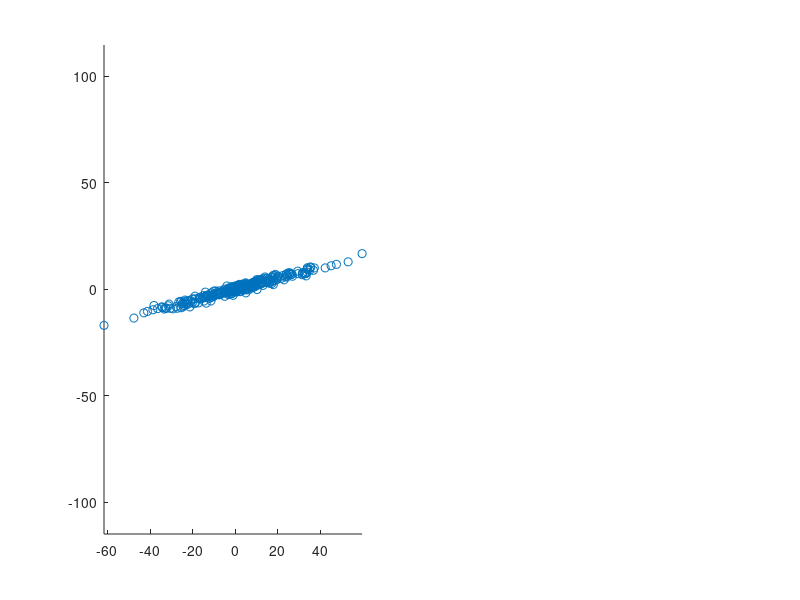

This chart was generated by the following MATLAB code: (Note: this script raises an error after producing the figure.)

% Normal distribution rotated and scaled.
x = normrnd(0,1,1,300);
y = normrnd(0,1,1,300);

x = x * 20;

theta = 15;
R = [cosd(theta) -sind(theta); sind(theta) cosd(theta)];

normplot = R * [x ; y];

% Uniform distribution
x = unifrnd(0,1,1,300);
y = unifrnd(0,1,1,300);

% display plots
subplot(1,2,1);
scatter(normplot(1,:), normplot(2,:));
axis equal;
lsline;

subplot(1,2,2);
scatter(x, y);
lsline;

% save figure
print('2dplots.pdf', '-dpdf')
